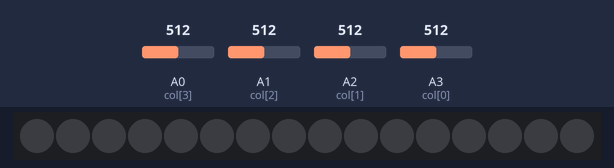
Bench run of a sketch on a simulated Arduino Uno, built with avr-gcc and run on an emulated ATmega328P. Shown: 16 RGB LEDs in strip order, left to right. Inputs (shaded band) come from the test bench; at power-on: A0 (col[3]) = 512, A1 (col[2]) = 512, A2 (col[1]) = 512, A3 (col[0]) = 512. Colours are those a GRB WS2812 strip shows for the declared byte order; what the sketch prints to the serial monitor is not drawn.

Above: at 1.3 s.
1.4 s: A0 (col[3]) set to 490
At 2.2 s:
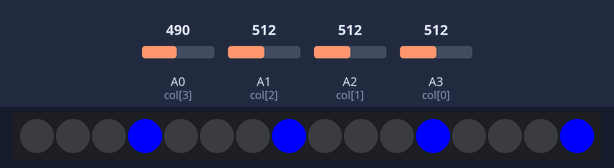
2.9 s: A0 (col[3]) set to 510
At 3.3 s:
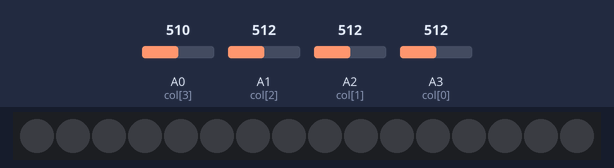
4.4 s: A1 (col[2]) set to 493
At 5.6 s:
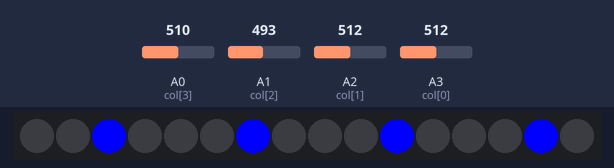
5.9 s: A2 (col[1]) set to 490
At 6.7 s:
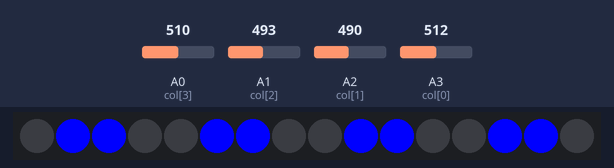
7.4 s: A3 (col[0]) set to 490
At 7.8 s:
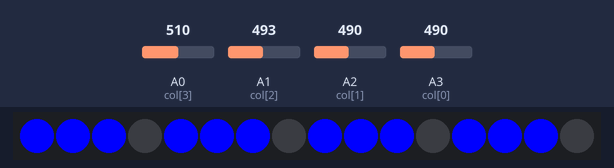
8.9 s: A0 (col[3]) set to 306
At 10.1 s:
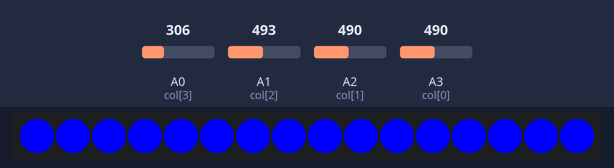
Timing chart, 0 to 11.4 s (numbered marks = the images above; inputs shaded):
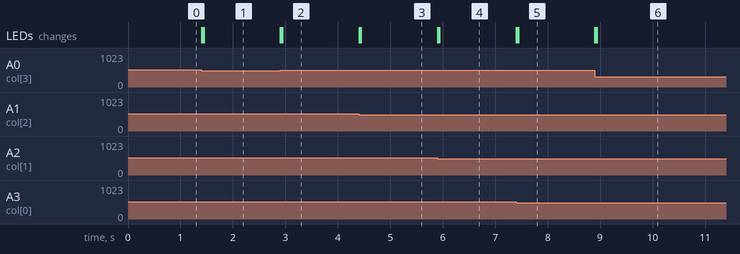

Measured:
- the behaviour switches between 500 and 499 on A0 (col[3]) (found by bisection; images 0 and 1)
- the behaviour switches between 500 and 499 on A1 (col[2]) (found by bisection; images 2 and 3)
- after the input at 1.4 s, the LEDs: first change at once (image 1 shows a later state)
- after the input at 2.9 s, the LEDs: first change at once (image 2 shows a later state)
- after the input at 4.4 s, the LEDs: first change at once (image 3 shows a later state)
- after the input at 5.9 s, the LEDs: first change at once (image 4 shows a later state)
- after the input at 7.4 s, the LEDs: first change at once (image 5 shows a later state)
- after the input at 8.9 s, the LEDs: first change at once (image 6 shows a later state)

The sketch:

LoopStation.ino
```cpp
#include "Button_Grid.h"

void setup() {
  Serial.begin(9600);

  button_grid_init();
}


void loop() {
  isPressed();
}
```

Button_Grid.cpp
```cpp
#include "Button_Grid.h"

int row[4] = {6, 7, 8, 9};
int col[4] = {A3, A2, A1, A0};
int thresh = 500;

bool state[4][4] = {0,0,0,0,
                    0,0,0,0,
                    0,0,0,0,
                    0,0,0,0};

void button_grid_init(){
  pinMode(col[0], INPUT_PULLUP);
  pinMode(col[1], INPUT_PULLUP);
  pinMode(col[2], INPUT_PULLUP);
  pinMode(col[3], INPUT_PULLUP);
  pinMode(row[0], OUTPUT);
  pinMode(row[1], OUTPUT);
  pinMode(row[2], OUTPUT);
  pinMode(row[3], OUTPUT);

  digitalWrite(row[0], HIGH);
  digitalWrite(row[1], HIGH);
  digitalWrite(row[2], HIGH);
  digitalWrite(row[3], HIGH);

  delay(100);

  led_init();

  //Serial.write("Button Grid Initialized");
}

void send_midi(int i){
  Serial.write(B10010000);
  Serial.write(i);
  Serial.write(100);
}

void set_to_on(int col, int row){
  if (state[col][row] == false){
    int pos = col*NUM_BUTTONS_PER_COL + row;
    send_midi(pos);
    led_light(col, row);

    state[col][row] = true;
  }
}

void set_to_off(int col, int row){
  if (state[col][row] == true){
    led_reset(col, row);

    state[col][row] = false;
  }
}

void scanRow(int i){
  digitalWrite(row[i], LOW);
  delay(10);
  int col0_value = analogRead(col[0]);
  int col1_value = analogRead(col[1]);
  int col2_value = analogRead(col[2]);
  int col3_value = analogRead(col[3]);
  digitalWrite(row[i], HIGH);


  if (col0_value < thresh){ set_to_on(i, 0); }
  else                    { set_to_off(i, 0); }

  if (col1_value < thresh){ set_to_on(i, 1); }
  else                    { set_to_off(i, 1); }

  if (col2_value < thresh){ set_to_on(i, 2); }
  else                    { set_to_off(i, 2); }

  if (col3_value < thresh){ set_to_on(i, 3); }
  else                    { set_to_off(i, 3); }

}

void isPressed(){
  scanRow(0);
  scanRow(1);
  scanRow(2);
  scanRow(3);
}
```

Button_Grid.h
```cpp
#ifndef BUTTON_GRID
#define BUTTON_GRID

#include <Arduino.h>
#include "led.h"

#define NUM_BUTTONS_PER_COL 4

void button_grid_init();
void isPressed();

#endif
```

led.cpp
```cpp
#include "led.h"

CRGB leds[NUM_LEDS];

void led_init() {
  FastLED.addLeds<WS2812B, LED_PIN, RGB>(leds, NUM_LEDS);
}

void led_light(int col, int row) {
  int pos = col*NUM_LEDS_COL + row;
  leds[pos] = CRGB::Blue;
  FastLED.show();
}

void led_reset(int col, int row) {
  int pos = col*NUM_LEDS_COL + row;
  leds[pos] = CRGB::Black;
  FastLED.show();
}

void led_reset_row(int col){
  for (unsigned i = col*NUM_LEDS_COL; i < NUM_LEDS_COL; i++){
    //Serial.println(i);
    leds[i] = CRGB::Black;
  }
  FastLED.show();
}

void led_reset_all(){
  for (unsigned i = 0; i < NUM_LEDS; i++){
    leds[i] = CRGB::Black;
  }
  FastLED.show();
}
```

led.h
```cpp
#ifndef WS2812B_LED
#define WS2812B_LED

#include "FastLED.h"

#define NUM_LEDS_ROW 4
#define NUM_LEDS_COL 4
#define NUM_LEDS 16
#define LED_PIN 5

void led_init();
void led_light(int, int);
void led_reset(int, int);
void led_reset_row(int);
void led_reset_all(int);

#endif
```
